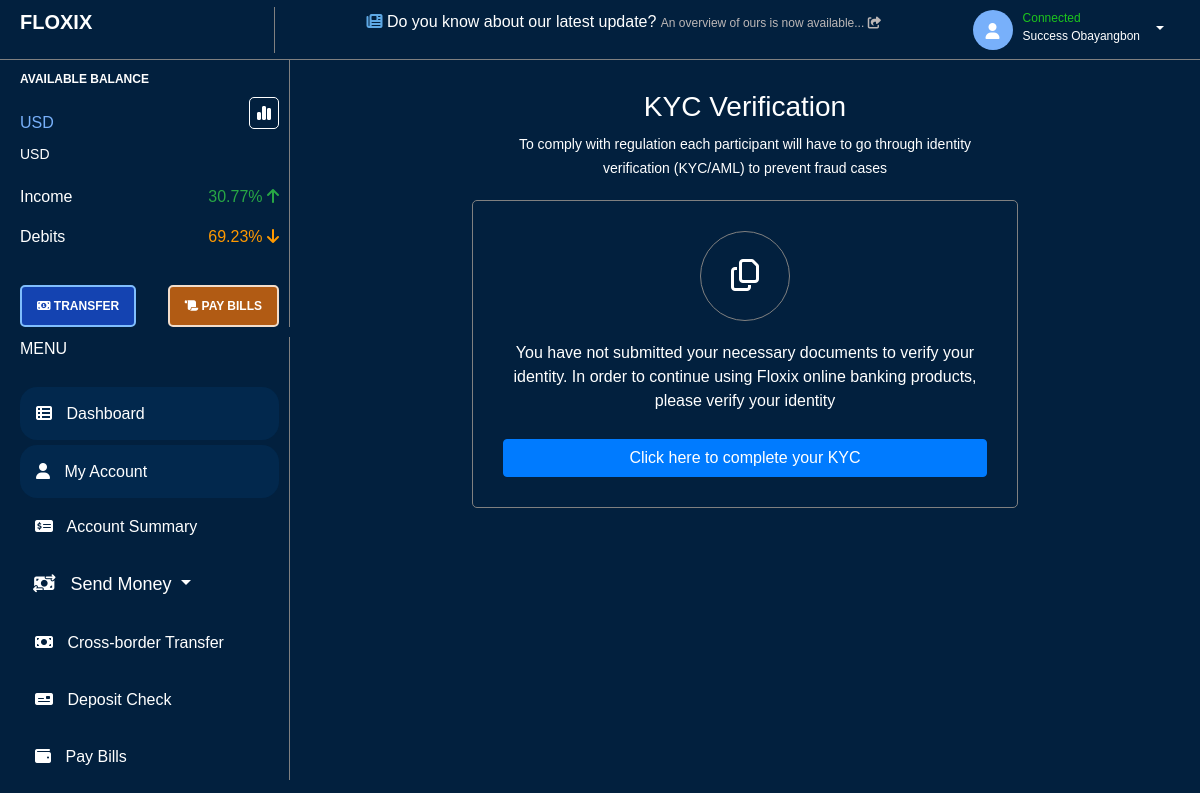
Before: /account/user/profile/details/transaction/kyc/ (signed in) with the older database file.
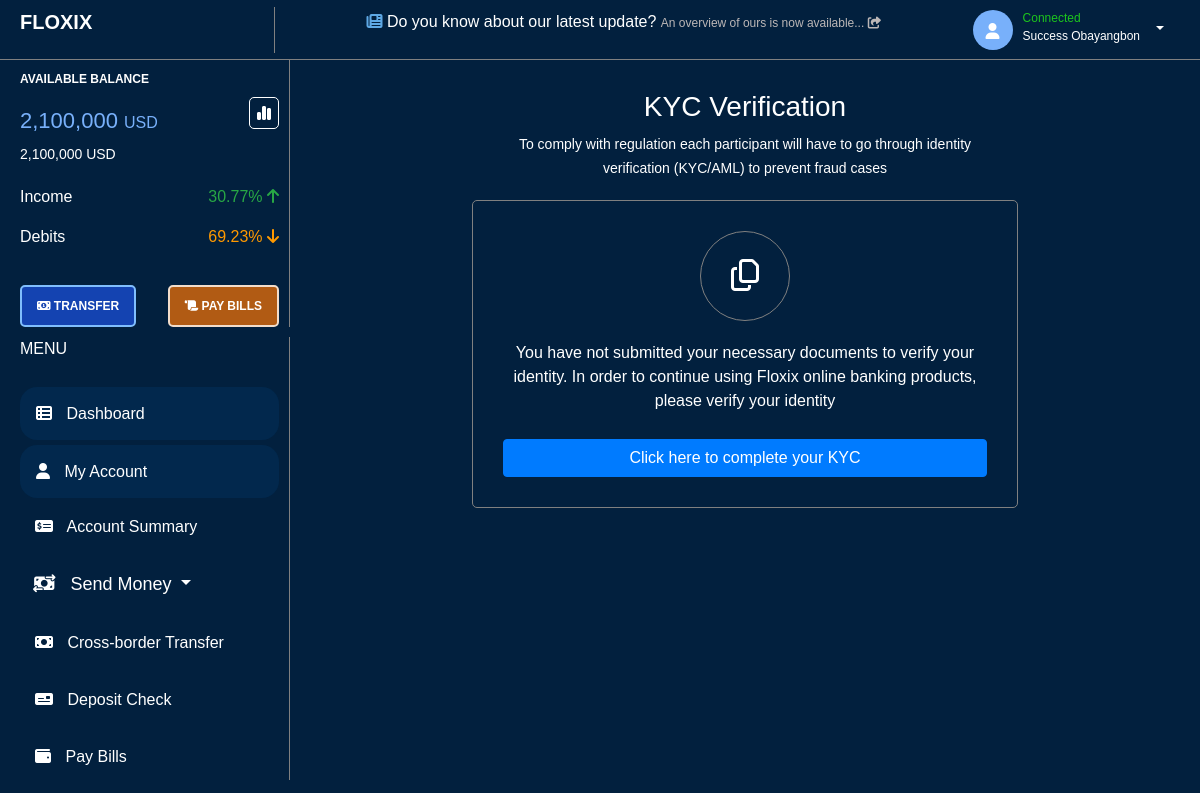
After: the same page with the newer database file.
### main_app/models.py (models this page shows, shortened)
class Profile(models.Model):
    user = models.OneToOneField(User, on_delete= models.CASCADE)
    amount = models.CharField(max_length=12)
    image = models.ImageField(default='default.jpg', upload_to='profile_pics')
    profile_pin = models.IntegerField(blank=False, null=False, default=2002)

### main_app/views.py (the view)
# urls.py: path('account/user/profile/details/transaction/kyc/', views.kyc, name='kyc'),
@login_required
def kyc(request):
    user_profile = Profile.objects.filter(user=request.user)
    context = {
        'user_profile': user_profile,
    }
    return render(request, 'main/kyc.html', context)

### templates/main/kyc.html (shortened to what this page needs)
{%extends 'main/profile.html'%}
{%load static%}
{%block section%}
<div style="height: 80vh;">
    <div style="margin-top: 30px; text-align: center; display: flex; flex-direction: column; justify-content: center; align-items: center;">
        <div>
            <h3>KYC Verification</h3>
            <small>To comply with regulation each participant will have to go through identity <br>verification (KYC/AML) to prevent fraud cases</small>
        </div>
        <div style="width: 60%; text-align: center; margin-top: 20px; border: 1px solid gray; padding: 30px; border-radius: 5px;">
            <div style="border: 1px solid gray; padding: 20px; border-radius: 80%; width: 90px; height: 90px; display: flex; justify-content: center; align-items: center; margin: 0 auto;">
                <i class="fa-regular fa-copy fa-2xl"></i>
            </div>
            <p style="margin-top: 20px;">You have not submitted your necessary documents to verify your identity. In order to continue using Floxix online banking products, please verify your identity</p>
            <button type="submit" id="blueButton" style="width: 100%; height: 20%; margin-top: 10px;" class="btn btn-primary transfer-button">
                Click here to complete your KYC
            </button>
        </div>
    </div>
</div>
{%endblock section%}

### templates/main/profile.html (shortened to what the changed rows need)
{% load static %}
{% load humanize %}
<!DOCTYPE html>
<html lang="en">
  <head>
    <link rel="stylesheet" href="{% static 'css/profile.css' %}" />
    <link
      href="https://cdn.jsdelivr.net/npm/bootstrap@4.6.2/dist/css/bootstrap.min.css"
      rel="stylesheet"
    />
  </head>
  <body class="profile-body">
    <div class="second-profile-section">
      <div class="side-full-section" id="side-full-section">
        <div class="amount-section">
          <div class="balance-info">
            <p class="available-balance">AVAILABLE BALANCE</p>
            <p class="available-amount">
              {% for profile in user_profile %}{{ profile.amount|floatformat:0|intcomma }}{% endfor %}
              <span class="currency-amount">USD</span>
            </p>
            <p class="second-available-amount">
              {% for profile in user_profile %}{{ profile.amount|floatformat:0|intcomma }}{% endfor %}
              USD
            </p>
          </div>
        </div>
      </div>
    </div>
  </body>
</html>

Changed rows visible on the page:
now on this page (row edited): Profile: amount "2,100,000"
